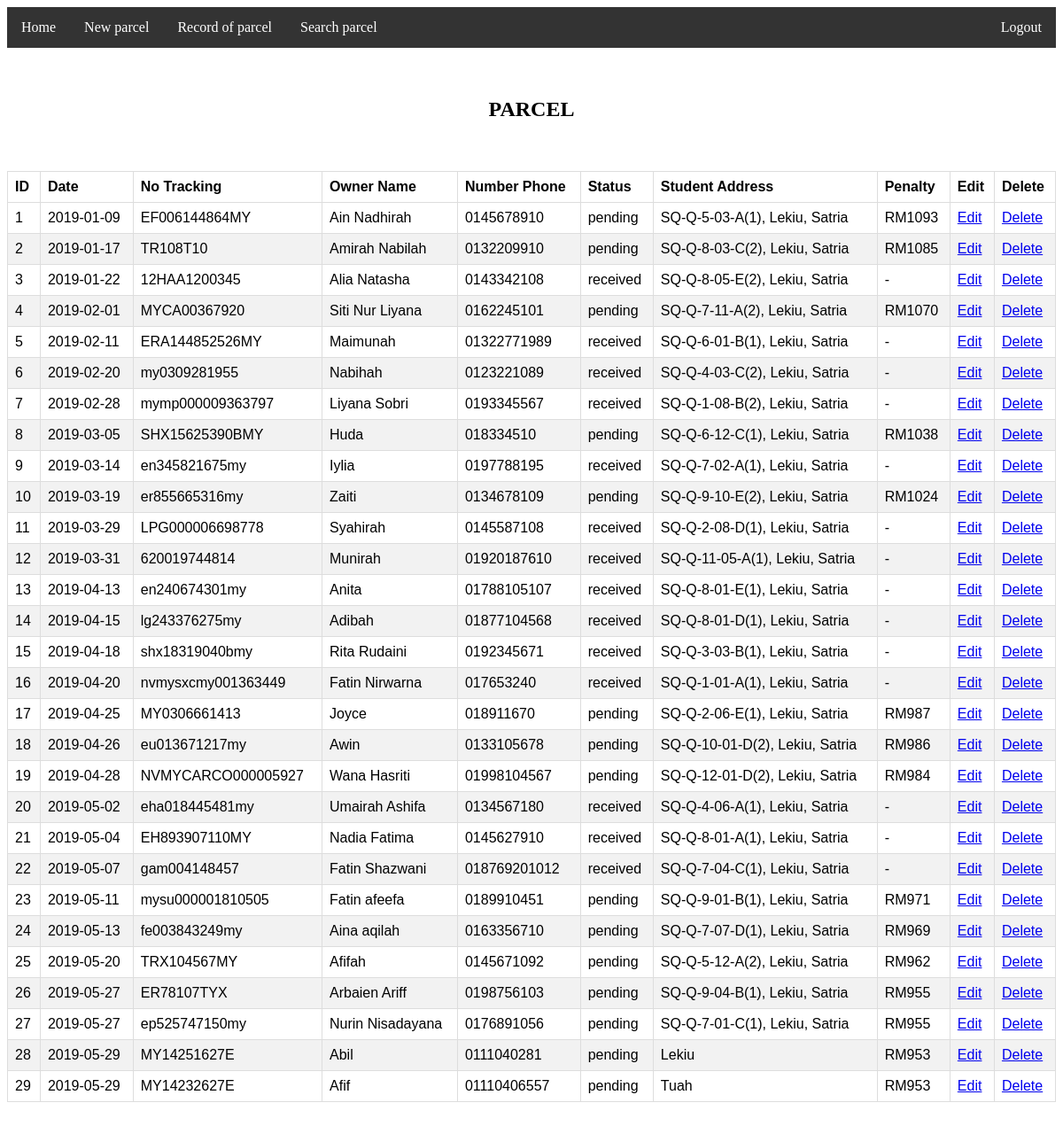
Screenshot of /view_parcel.php with the database file from the repository.
### tables this page shows
CREATE TABLE `parcel_info` (
  `id` int(11) NOT NULL,
  `studID` varchar(150) NOT NULL,
  `date` date NOT NULL,
  `no_track` varchar(50) NOT NULL,
  `status` varchar(50) NOT NULL,
  `stud_address` varchar(100) NOT NULL,
  `penalty` int(50) NOT NULL
);

CREATE TABLE `student` (
  `studId` varchar(150) NOT NULL,
  `studName` varchar(500) NOT NULL,
  `telPhone` varchar(15) NOT NULL
);

### view_parcel.php (the view, shortened to what this page needs)
<?php
include("includes/db.php");
?>
<!DOCTYPE html>
<html>
<head>
</head>
<body>
<ul>
  <li><a href="index.php">Home</a></li>
  <li><a href="insert.php">New parcel</a></li>
  <li><a class="active" href="view_parcel.php">Record of parcel</a></li>
  <li><a href="search.php">Search parcel</a></li>
 <li style="float:right"><a href="logout.php">Logout</a></li>
</ul>
<br></br>
<body>
<div class="form">
<head>
</head>
<center>
  <h2> PARCEL</h2></center>
  <br></br>
<table width="100%" border="1" style="border-collapse:collapse;">
<thead>
<tr><th><strong>ID</strong></th><th><strong>Date</strong></th><th><strong>No Tracking</strong></th><th><strong>Owner Name</strong></th><th><strong>Number Phone</strong></th><th><strong>Status</strong></th><th><strong>Student Address</strong></th><th><strong>Penalty</strong></th><th><strong>Edit</strong></th><th><strong>Delete</strong></th></tr>
</thead>
<tbody>
<?php
$count=1;
$sel_query="Select * from parcel_info INNER JOIN student ON parcel_info.studID = student.studId";
$result = mysqli_query($con,$sel_query);
while($row = mysqli_fetch_array($result)) {
?>
<tr><td align="center"><?php echo $count; ?></td>
  <td align="center"><?php echo $row["date"]; ?></td>
  <td align="center"><?php echo $row["no_track"]; ?></td>
  <td align="center"><?php echo $row["studName"]; ?></td>
  <td align="center"><?php echo $row["telPhone"]; ?></td>
  <td align="center"><?php echo $row["status"]; ?></td>
  <td align="center"><?php echo $row["stud_address"]; ?></td>
  <td align="center">
    <?php
    if($row["status"] == "pending"){
      $dateNow = date("Y-m-d");
      $startDate = date_create($row["date"]);
      $endDate = date_create($dateNow);
      $diff = date_diff($startDate, $endDate);
      $tDate = $diff->format("%a");
      if($tDate > 7){
        $penalty = $tDate - 7;
        echo "RM".$penalty;
      }
      else {
        echo "RM0";
      }
    }
    else{
      echo "-";
    }
    ?>
  </td>
  <td align="center"><a href="edit_parcel.php?id=<?php echo $row["id"]; ?>">Edit</a></td>
  <td align="center"><a href="delete_parcel.php?id=<?php echo $row["id"]; ?>" onclick= "return confirm('Are you sure want delete?')">Delete</a></td></tr>
<?php $count++; }?>
</tbody>
</table>
<br /><br /><br /><br />
</div>
</body>
</html>
</body>
</html>

### view_parcel.php (style rules this page uses)
ul { list-style-type: none; margin: 0; padding: 0; overflow: hidden; background-color: #333; }
li { float: left; }
li a { display: block; color: white; text-align: center; padding: 14px 16px; text-decoration: none; }
table { font-family: arial, sans-serif; border-collapse: collapse; width: 100%; }
td, th { border: 1px solid #dddddd; text-align: left; padding: 8px; }
tr:nth-child(even) { background-color: #7FFFD4; }
table { border-collapse: collapse; width: 100%; }
th, td { text-align: left; padding: 8px; }
tr:nth-child(even) { background-color: #f2f2f2; }

### rows the page displays
parcel_info: date "2019-01-09", no_track "EF006144864MY", studID.studName "Ain Nadhirah", studID.telPhone "0145678910", status "pending", stud_address "SQ-Q-5-03-A(1), Lekiu, Satria", date "1093"
parcel_info: date "2019-01-17", no_track "TR108T10", studID.studName "Amirah Nabilah", studID.telPhone "0132209910", status "pending", stud_address "SQ-Q-8-03-C(2), Lekiu, Satria", date "1085"
parcel_info: date "2019-01-22", no_track "12HAA1200345", studID.studName "Alia Natasha", studID.telPhone "0143342108", status "received", stud_address "SQ-Q-8-05-E(2), Lekiu, Satria"
parcel_info: date "2019-02-01", no_track "MYCA00367920", studID.studName "Siti Nur Liyana", studID.telPhone "0162245101", status "pending", stud_address "SQ-Q-7-11-A(2), Lekiu, Satria", date "1070"
parcel_info: date "2019-02-11", no_track "ERA144852526MY", studID.studName "Maimunah", studID.telPhone "01322771989", status "received", stud_address "SQ-Q-6-01-B(1), Lekiu, Satria"
parcel_info: date "2019-02-20", no_track "my0309281955", studID.studName "Nabihah", studID.telPhone "0123221089", status "received", stud_address "SQ-Q-4-03-C(2), Lekiu, Satria"
parcel_info: date "2019-02-28", no_track "mymp000009363797", studID.studName "Liyana Sobri", studID.telPhone "0193345567", status "received", stud_address "SQ-Q-1-08-B(2), Lekiu, Satria"
parcel_info: date "2019-03-05", no_track "SHX15625390BMY", studID.studName "Huda", studID.telPhone "018334510", status "pending", stud_address "SQ-Q-6-12-C(1), Lekiu, Satria", date "1038"
parcel_info: date "2019-03-14", no_track "en345821675my", studID.studName "Iylia", studID.telPhone "0197788195", status "received", stud_address "SQ-Q-7-02-A(1), Lekiu, Satria"
parcel_info: date "2019-03-19", no_track "er855665316my", studID.studName "Zaiti", studID.telPhone "0134678109", status "pending", stud_address "SQ-Q-9-10-E(2), Lekiu, Satria", date "1024"
parcel_info: date "2019-03-29", no_track "LPG000006698778", studID.studName "Syahirah", studID.telPhone "0145587108", status "received", stud_address "SQ-Q-2-08-D(1), Lekiu, Satria"
parcel_info: date "2019-03-31", no_track "620019744814", studID.studName "Munirah", studID.telPhone "01920187610", status "received", stud_address "SQ-Q-11-05-A(1), Lekiu, Satria"
parcel_info: date "2019-04-13", no_track "en240674301my", studID.studName "Anita", studID.telPhone "01788105107", status "received", stud_address "SQ-Q-8-01-E(1), Lekiu, Satria"
parcel_info: date "2019-04-15", no_track "lg243376275my", studID.studName "Adibah", studID.telPhone "01877104568", status "received", stud_address "SQ-Q-8-01-D(1), Lekiu, Satria"
parcel_info: date "2019-04-18", no_track "shx18319040bmy", studID.studName "Rita Rudaini", studID.telPhone "0192345671", status "received", stud_address "SQ-Q-3-03-B(1), Lekiu, Satria"
parcel_info: date "2019-04-20", no_track "nvmysxcmy001363449", studID.studName "Fatin Nirwarna", studID.telPhone "017653240", status "received", stud_address "SQ-Q-1-01-A(1), Lekiu, Satria"
parcel_info: date "2019-04-25", no_track "MY0306661413", studID.studName "Joyce", studID.telPhone "018911670", status "pending", stud_address "SQ-Q-2-06-E(1), Lekiu, Satria", date "987"
parcel_info: date "2019-04-26", no_track "eu013671217my", studID.studName "Awin", studID.telPhone "0133105678", status "pending", stud_address "SQ-Q-10-01-D(2), Lekiu, Satria", date "986"
parcel_info: date "2019-04-28", no_track "NVMYCARCO000005927", studID.studName "Wana Hasriti", studID.telPhone "01998104567", status "pending", stud_address "SQ-Q-12-01-D(2), Lekiu, Satria", date "984"
parcel_info: date "2019-05-02", no_track "eha018445481my", studID.studName "Umairah Ashifa", studID.telPhone "0134567180", status "received", stud_address "SQ-Q-4-06-A(1), Lekiu, Satria"
parcel_info: date "2019-05-04", no_track "EH893907110MY", studID.studName "Nadia Fatima", studID.telPhone "0145627910", status "received", stud_address "SQ-Q-8-01-A(1), Lekiu, Satria"
parcel_info: date "2019-05-07", no_track "gam004148457", studID.studName "Fatin Shazwani", studID.telPhone "018769201012", status "received", stud_address "SQ-Q-7-04-C(1), Lekiu, Satria"
parcel_info: date "2019-05-11", no_track "mysu000001810505", studID.studName "Fatin afeefa", studID.telPhone "0189910451", status "pending", stud_address "SQ-Q-9-01-B(1), Lekiu, Satria", date "971"
parcel_info: date "2019-05-13", no_track "fe003843249my", studID.studName "Aina aqilah", studID.telPhone "0163356710", status "pending", stud_address "SQ-Q-7-07-D(1), Lekiu, Satria", date "969"
parcel_info: date "2019-05-20", no_track "TRX104567MY", studID.studName "Afifah", studID.telPhone "0145671092", status "pending", stud_address "SQ-Q-5-12-A(2), Lekiu, Satria", date "962"
parcel_info: date "2019-05-27", no_track "ER78107TYX", studID.studName "Arbaien Ariff", studID.telPhone "0198756103", status "pending", stud_address "SQ-Q-9-04-B(1), Lekiu, Satria", date "955"
parcel_info: date "2019-05-27", no_track "ep525747150my", studID.studName "Nurin Nisadayana", studID.telPhone "0176891056", status "pending", stud_address "SQ-Q-7-01-C(1), Lekiu, Satria", date "955"
parcel_info: date "2019-05-29", no_track "MY14251627E", studID.studName "Abil", studID.telPhone "0111040281", status "pending", stud_address "Lekiu", date "953"
parcel_info: date "2019-05-29", no_track "MY14232627E", studID.studName "Afif", studID.telPhone "01110406557", status "pending", stud_address "Tuah", date "953"
